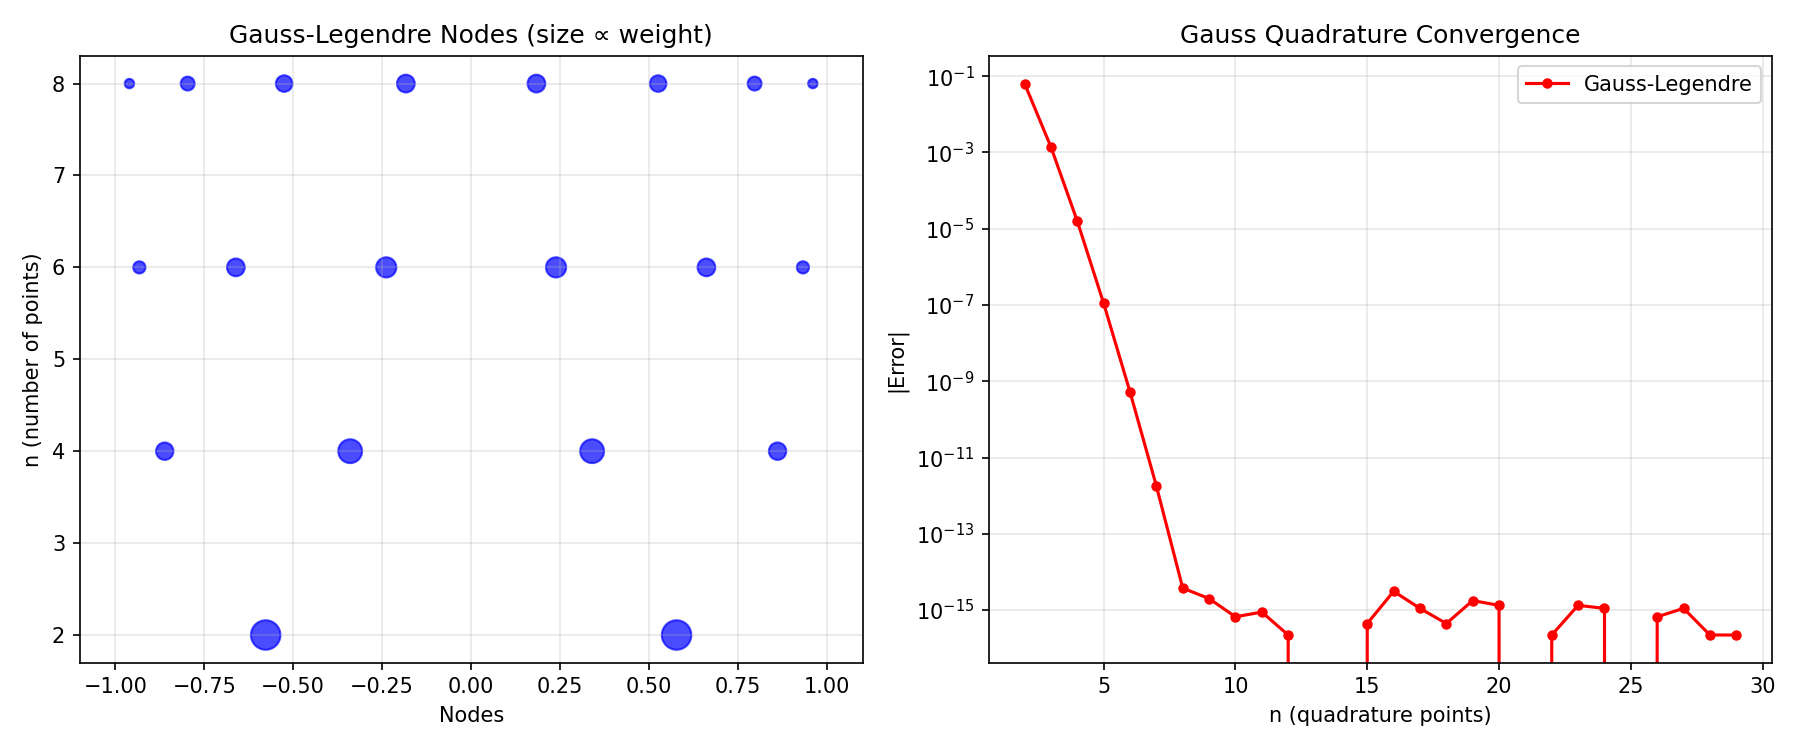

Source code (Python):
"""
Gaussian Quadrature
====================
Chooses BOTH the weights and the nodes optimally to maximize accuracy.

Key insight: With n points, Newton-Cotes is exact for polynomials of
degree n-1. But if we also optimize the node positions, we can achieve
exactness for polynomials of degree 2n-1. This is Gaussian quadrature.

∫₋₁¹ f(x) dx ≈ Σᵢ wᵢ f(xᵢ)

The nodes xᵢ are roots of Legendre polynomials.
The weights wᵢ are determined by the nodes.

Variants:
- Gauss-Legendre: standard, for smooth functions on [-1, 1]
- Gauss-Hermite: for ∫ f(x) e^{-x²} dx (quantum mechanics!)
- Gauss-Laguerre: for ∫₀^∞ f(x) e^{-x} dx
- Gauss-Chebyshev: for ∫ f(x)/√(1-x²) dx
"""

import numpy as np


def gauss_legendre_nodes_weights(n):
    """
    Compute Gauss-Legendre quadrature nodes and weights.
    
    The nodes are roots of the n-th Legendre polynomial P_n(x).
    We find them using the eigenvalue method:
    The nodes are eigenvalues of the companion (Jacobi) matrix.
    
    Parameters
    ----------
    n : int – number of quadrature points
    
    Returns
    -------
    x : ndarray – nodes in [-1, 1]
    w : ndarray – weights
    """
    # Construct the symmetric tridiagonal Jacobi matrix
    # β_i = i / √(4i² - 1)
    i = np.arange(1, n)
    beta = i / np.sqrt(4.0 * i**2 - 1.0)

    # Eigenvalues = nodes, eigenvectors determine weights
    J = np.diag(beta, -1) + np.diag(beta, 1)
    nodes, eigvecs = np.linalg.eigh(J)

    # Weights: w_i = 2 * (first component of eigenvector)²
    weights = 2.0 * eigvecs[0, :] ** 2

    return nodes, weights


def gauss_quadrature(f, a, b, n):
    """
    Gaussian quadrature on arbitrary interval [a, b].
    
    Transform from [-1, 1] to [a, b]:
        x = (b-a)/2 * t + (b+a)/2
        dx = (b-a)/2 * dt
    
    Parameters
    ----------
    f : callable
    a, b : float – integration limits
    n : int – number of quadrature points
    
    Returns
    -------
    result : float
    """
    nodes, weights = gauss_legendre_nodes_weights(n)

    # Map to [a, b]
    x = 0.5 * (b - a) * nodes + 0.5 * (b + a)
    result = 0.5 * (b - a) * np.sum(weights * f(x))

    return result


def gauss_hermite_nodes_weights(n):
    """
    Gauss-Hermite quadrature for ∫_{-∞}^{∞} f(x) e^{-x²} dx.
    
    Crucial in quantum mechanics (harmonic oscillator wave functions),
    statistical mechanics (Gaussian integrals).
    
    Nodes are roots of Hermite polynomials H_n(x).
    """
    i = np.arange(1, n)
    beta = np.sqrt(i / 2.0)

    J = np.diag(beta, -1) + np.diag(beta, 1)
    nodes, eigvecs = np.linalg.eigh(J)
    weights = np.sqrt(np.pi) * eigvecs[0, :] ** 2

    return nodes, weights


def composite_gauss(f, a, b, n_elements, n_points):
    """
    Composite Gaussian quadrature: divide [a,b] into sub-intervals
    and apply Gauss quadrature on each.
    
    Combines the high accuracy of Gauss quadrature with the flexibility
    of adaptive methods.
    """
    x_edges = np.linspace(a, b, n_elements + 1)
    result = 0.0
    for i in range(n_elements):
        result += gauss_quadrature(f, x_edges[i], x_edges[i + 1], n_points)
    return result


# ============================================================
# Demo
# ============================================================
if __name__ == "__main__":
    print("=" * 60)
    print("GAUSSIAN QUADRATURE DEMO")
    print("=" * 60)

    # --- Exactness for polynomials ---
    # TO TEST: Try higher degree polynomials (k up to 10 or more) with different n
    # Gauss-n quadrature is exact for polynomials up to degree 2n-1
    print("\n--- Exactness test: ∫₋₁¹ x^k dx ---")
    for k in range(8):  # Change range to test higher degrees
        f = lambda x, k=k: x**k
        exact = (1 - (-1)**(k+1)) / (k + 1)
        for n in [2, 3, 4]:
            result = gauss_quadrature(f, -1, 1, n)
            err = abs(result - exact)
            status = "✓" if err < 1e-14 else "✗"
            if n == 2:
                print(f"  x^{k}: n=2 err={err:.1e} {status}", end="")
            else:
                print(f"  n={n} err={err:.1e} {status}", end="")
        print()

    # --- Comparison with Simpson's ---
    # TO TEST: Try different integrands (exp, cos, 1/(1+x²)) and intervals
    # Example: np.exp, np.cos, lambda x: 1/(1+x**2)
    print("\n--- Accuracy comparison: ∫₀^π sin(x) dx = 2 ---")
    from simpsons_rule import simpsons_rule
    
    print(f"{'Points':>6s} | {'Gauss':>14s} | {'Simpson':>14s}")
    print("-" * 42)
    for n in [2, 3, 4, 5, 8, 10]:
        g = gauss_quadrature(np.sin, 0, np.pi, n)
        s = simpsons_rule(np.sin, 0, np.pi, 2*n)  # Simpson uses 2n+1 points
        print(f"{n:6d} | {abs(g-2):14.4e} | {abs(s-2):14.4e}")

    # --- Gauss-Hermite: Gaussian integral ---
    print("\n--- Gauss-Hermite: ∫ x² e^{-x²} dx = √π/2 ---")
    exact_hermite = np.sqrt(np.pi) / 2
    for n in [2, 3, 4, 5]:
        nodes, weights = gauss_hermite_nodes_weights(n)
        result = np.sum(weights * nodes**2)
        print(f"  n={n}: {result:.12f}  error={abs(result - exact_hermite):.2e}")

    # --- Challenging integral ---
    print("\n--- ∫₀¹ √x dx = 2/3 (singular derivative at x=0) ---")
    exact = 2/3
    for n in [4, 8, 16, 32]:
        result = gauss_quadrature(np.sqrt, 0, 1, n)
        print(f"  n={n:3d}: error = {abs(result - exact):.4e}")

    # Plot nodes and weights
    try:
        import matplotlib.pyplot as plt
        fig, axes = plt.subplots(1, 2, figsize=(12, 5))

        # Gauss-Legendre nodes for different n
        for n in [2, 4, 6, 8]:
            nodes, weights = gauss_legendre_nodes_weights(n)
            axes[0].scatter(nodes, [n]*len(nodes), s=weights*200, c='b', alpha=0.7)
        axes[0].set_xlabel('Nodes')
        axes[0].set_ylabel('n (number of points)')
        axes[0].set_title('Gauss-Legendre Nodes (size ∝ weight)')
        axes[0].set_xlim(-1.1, 1.1)
        axes[0].grid(True, alpha=0.3)

        # Convergence comparison
        ns = range(2, 30)
        errors_gauss = [abs(gauss_quadrature(np.sin, 0, np.pi, n) - 2) for n in ns]
        
        axes[1].semilogy(ns, errors_gauss, 'ro-', label='Gauss-Legendre', markersize=4)
        axes[1].set_xlabel('n (quadrature points)')
        axes[1].set_ylabel('|Error|')
        axes[1].set_title('Gauss Quadrature Convergence')
        axes[1].legend()
        axes[1].grid(True, alpha=0.3)

        plt.tight_layout()
        plt.savefig("gaussian_quadrature.png", dpi=150)
        plt.show()
    except ImportError:
        print("(matplotlib not available)")
